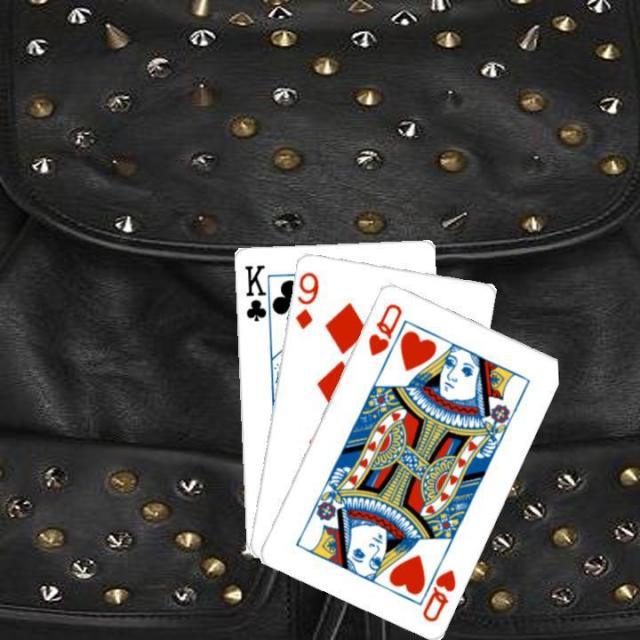
#> input picture creating_bboxes/eight.jpg, 640 x 640 px, given in place of cards.jpg, which was not available
$ python with_cv2.py
#> lines starting #> are read from the running program, lines starting #| are printed output that depends on the picture; after the words box and inside, x2 and y2 are one past the last pixel; in counts of white or black regions, pixels touching at a corner belong together; pictures that were not available may be replaced by others from this repository, and a replacement may not be noted
import cv2
import numpy as np
from matplotlib import pyplot as plt
from usage_image_json import save_cropped_images


img_rgb = cv2.imread('cards.jpg')
#> img_rgb is the input picture: shape (640, 640, 3); mean B, G, R 79.7, 81.7, 83.9
img_gray = cv2.cvtColor(img_rgb, cv2.COLOR_BGR2GRAY)
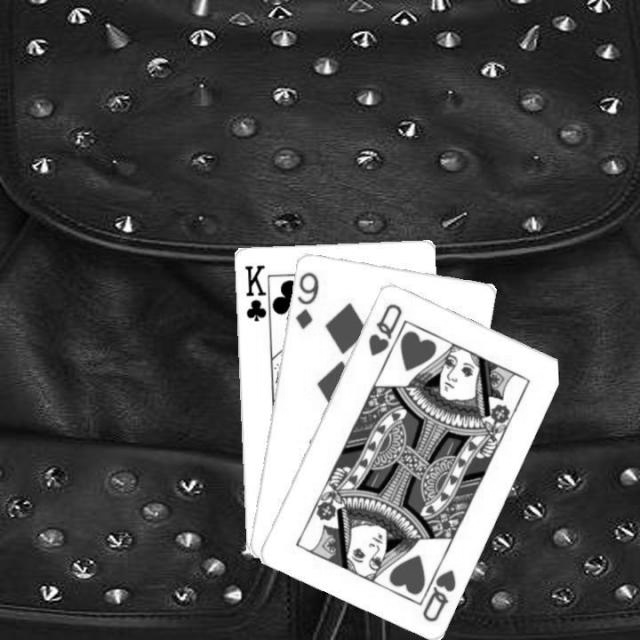
#> img_gray: shape (640, 640); min 0, max 255, mean 82.1
template = cv2.imread('A-template.png', cv2.IMREAD_GRAYSCALE)
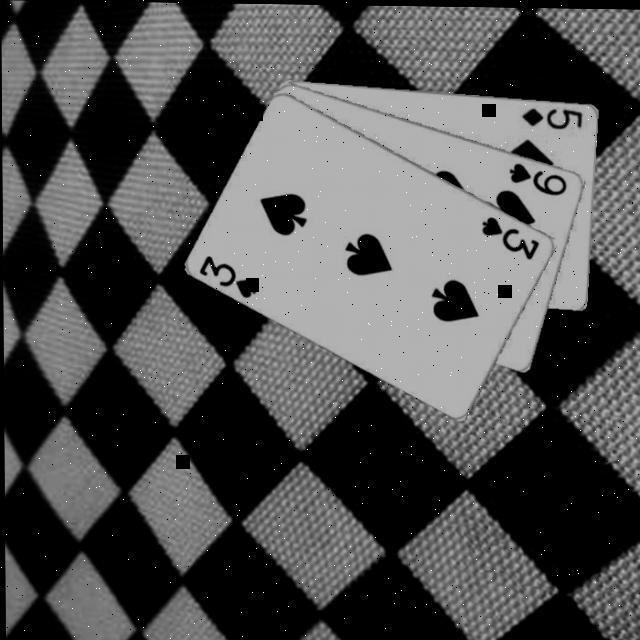
#> input picture creating_bboxes/first_image.jpg, 640 x 640 px, given in place of A-template.png, which was not available
#> template is the input picture: shape (640, 640); min 0, max 255, mean 79.2
w, h = template.shape[::-1]
#> w = 640; h = 640
res = cv2.matchTemplate(img_gray, template, cv2.TM_CCOEFF_NORMED)
#> res = [0.117]
min_val, max_val, min_loc, max_loc = cv2.minMaxLoc(res)
#> min_val = 0.117; max_val = 0.117; min_loc = (0, 0); max_loc = (0, 0)
top_left = max_loc
#> top_left = (0, 0)
bottom_right = (top_left[0] + w, top_left[1] + h)
#> bottom_right = (640, 640)
cv2.rectangle(img_rgb, top_left, bottom_right, 255, 1)
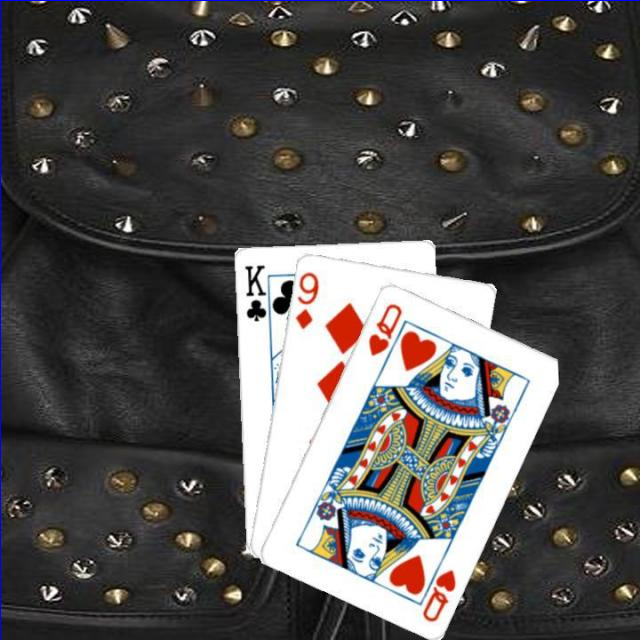
#> img_rgb: shape (640, 640, 3); 0.31% of pixels changed, all inside (x1, y1, x2, y2) = (0, 0, 640, 640)

plt.subplot(121), plt.imshow(res, cmap='gray')
plt.title('Matching Result'), plt.xticks([]), plt.yticks([])
plt.subplot(122), plt.imshow(img_rgb, cmap='gray')
plt.title('Detected Point'), plt.xticks([]), plt.yticks([])

plt.show()
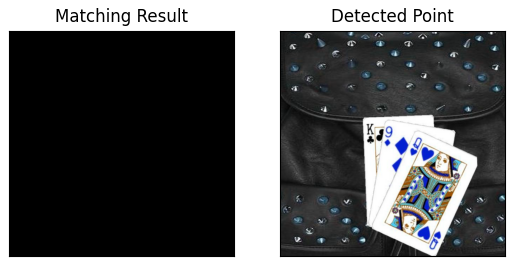
#> figure drawn by matplotlib, 2 panels; B, G, R data is drawn as R, G, B

threshold = 0.6
loc = np.where(res >= threshold)
#> loc = (empty array, empty array)

suma = 0
for i, pt in enumerate(zip(*loc[::-1])):
    cv2.rectangle(img_rgb, pt, (pt[0] + w, pt[1] + h), (0, 0, 255), 1)
    suma += 1
#> this loop made 0 passes
#> after the loop, suma = 0
print(suma)
#| 0
cv2.imwrite('cards-found.jpg', img_rgb)
